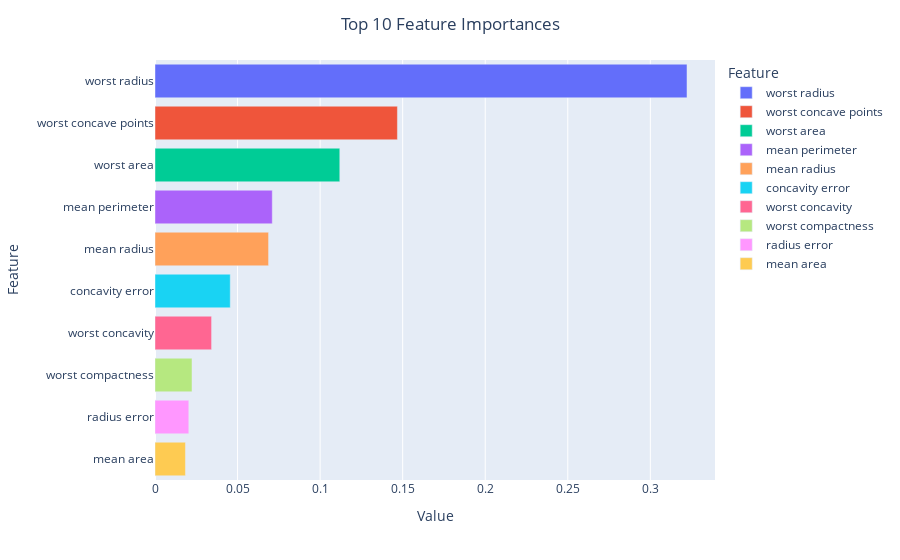

Source (notebook cell):
### Markdown cell above
### Visualization 
- Importances Features
- Tree designed after training

### Code cell
# Plotting the 10 more importance features

fig = px.bar(feature_imp.sort_values(by="Value", ascending=False).head(10), 
             x="Value", y="Feature", orientation="h", color="Feature")

fig.update_layout(title="Top 10 Feature Importances", title_x=0.5)
fig.show()

### Figure 1 — Plotly figure (JSON) as saved in the notebook; plotly's stock layout.template omitted (floating-point values rounded to 4 significant figures)
{"data": [{"alignmentgroup": "True", "hovertemplate": "Feature=%{y}<br>Value=%{x}<extra></extra>", "legendgroup": "worst radius", "marker": {"color": "#636efa", "pattern": {"shape": ""}}, "name": "worst radius", "offsetgroup": "worst radius", "orientation": "h", "showlegend": true, "textposition": "auto", "type": "bar", "x": [0.3222], "xaxis": "x", "y": ["worst radius"], "yaxis": "y"}, {"alignmentgroup": "True", "hovertemplate": "Feature=%{y}<br>Value=%{x}<extra></extra>", "legendgroup": "worst concave points", "marker": {"color": "#EF553B", "pattern": {"shape": ""}}, "name": "worst concave points", "offsetgroup": "worst concave points", "orientation": "h", "showlegend": true, "textposition": "auto", "type": "bar", "x": [0.1468], "xaxis": "x", "y": ["worst concave points"], "yaxis": "y"}, {"alignmentgroup": "True", "hovertemplate": "Feature=%{y}<br>Value=%{x}<extra></extra>", "legendgroup": "worst area", "marker": {"color": "#00cc96", "pattern": {"shape": ""}}, "name": "worst area", "offsetgroup": "worst area", "orientation": "h", "showlegend": true, "textposition": "auto", "type": "bar", "x": [0.1119], "xaxis": "x", "y": ["worst area"], "yaxis": "y"}, {"alignmentgroup": "True", "hovertemplate": "Feature=%{y}<br>Value=%{x}<extra></extra>", "legendgroup": "mean perimeter", "marker": {"color": "#ab63fa", "pattern": {"shape": ""}}, "name": "mean perimeter", "offsetgroup": "mean perimeter", "orientation": "h", "showlegend": true, "textposition": "auto", "type": "bar", "x": [0.07103], "xaxis": "x", "y": ["mean perimeter"], "yaxis": "y"}, {"alignmentgroup": "True", "hovertemplate": "Feature=%{y}<br>Value=%{x}<extra></extra>", "legendgroup": "mean radius", "marker": {"color": "#FFA15A", "pattern": {"shape": ""}}, "name": "mean radius", "offsetgroup": "mean radius", "orientation": "h", "showlegend": true, "textposition": "auto", "type": "bar", "x": [0.06879], "xaxis": "x", "y": ["mean radius"], "yaxis": "y"}, {"alignmentgroup": "True", "hovertemplate": "Feature=%{y}<br>Value=%{x}<extra></extra>", "legendgroup": "concavity error", "marker": {"color": "#19d3f3", "pattern": {"shape": ""}}, "name": "concavity error", "offsetgroup": "concavity error", "orientation": "h", "showlegend": true, "textposition": "auto", "type": "bar", "x": [0.04558], "xaxis": "x", "y": ["concavity error"], "yaxis": "y"}, {"alignmentgroup": "True", "hovertemplate": "Feature=%{y}<br>Value=%{x}<extra></extra>", "legendgroup": "worst concavity", "marker": {"color": "#FF6692", "pattern": {"shape": ""}}, "name": "worst concavity", "offsetgroup": "worst concavity", "orientation": "h", "showlegend": true, "textposition": "auto", "type": "bar", "x": [0.03427], "xaxis": "x", "y": ["worst concavity"], "yaxis": "y"}, {"alignmentgroup": "True", "hovertemplate": "Feature=%{y}<br>Value=%{x}<extra></extra>", "legendgroup": "worst compactness", "marker": {"color": "#B6E880", "pattern": {"shape": ""}}, "name": "worst compactness", "offsetgroup": "worst compactness", "orientation": "h", "showlegend": true, "textposition": "auto", "type": "bar", "x": [0.02242], "xaxis": "x", "y": ["worst compactness"], "yaxis": "y"}, {"alignmentgroup": "True", "hovertemplate": "Feature=%{y}<br>Value=%{x}<extra></extra>", "legendgroup": "radius error", "marker": {"color": "#FF97FF", "pattern": {"shape": ""}}, "name": "radius error", "offsetgroup": "radius error", "orientation": "h", "showlegend": true, "textposition": "auto", "type": "bar", "x": [0.02048], "xaxis": "x", "y": ["radius error"], "yaxis": "y"}, {"alignmentgroup": "True", "hovertemplate": "Feature=%{y}<br>Value=%{x}<extra></extra>", "legendgroup": "mean area", "marker": {"color": "#FECB52", "pattern": {"shape": ""}}, "name": "mean area", "offsetgroup": "mean area", "orientation": "h", "showlegend": true, "textposition": "auto", "type": "bar", "x": [0.01845], "xaxis": "x", "y": ["mean area"], "yaxis": "y"}], "layout": {"autosize": true, "barmode": "relative", "legend": {"title": {"text": "Feature"}, "tracegroupgap": 0}, "margin": {"t": 60}, "title": {"text": "Top 10 Feature Importances", "x": 0.5}, "xaxis": {"anchor": "y", "autorange": true, "domain": [0, 1], "range": [0, 0.3392], "title": {"text": "Value"}, "type": "linear"}, "yaxis": {"anchor": "x", "autorange": true, "categoryarray": ["mean area", "radius error", "worst compactness", "worst concavity", "concavity error", "mean radius", "mean perimeter", "worst area", "worst concave points", "worst radius"], "categoryorder": "array", "domain": [0, 1], "range": [-0.5, 9.5], "title": {"text": "Feature"}, "type": "category"}}}
